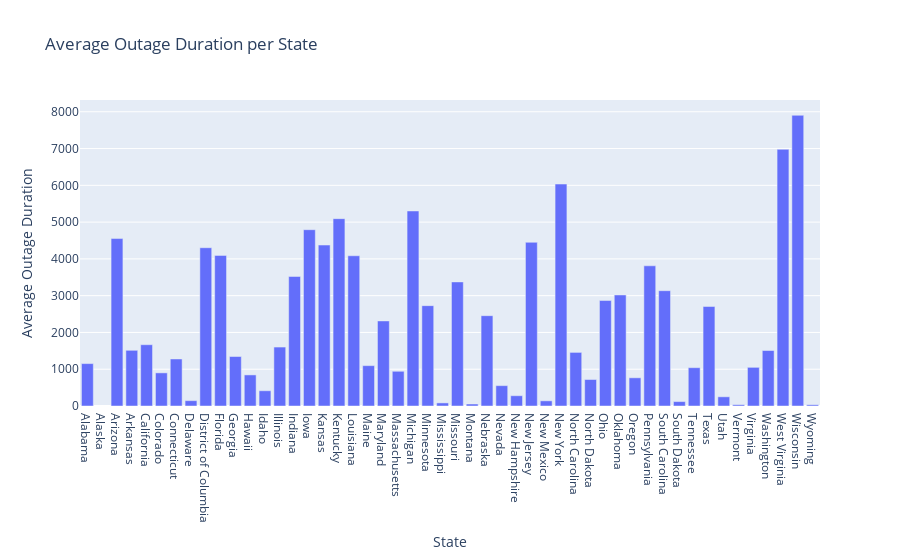

The code cell stored with this chart in its notebook:
### Markdown cell above
# Average Outage Duration per State
In this section, we’re interested in understanding how the duration of power outages varies across different states. To do this, we first calculate the average outage duration for each state using the groupby function in pandas. This gives us a new DataFrame, avg_outage_duration, where each row corresponds to a state and the ‘OUTAGE.DURATION’ column contains the average outage duration for that state.

Next, we create a bar plot using Plotly Express (px.bar). The x-axis of the plot represents the different states, and the y-axis represents the average outage duration. Each bar in the plot corresponds to a state. The height of the bar represents the average outage duration for that state.

By visualizing the data in this way, we can easily compare the average outage duration across different states.

### Code cell
# Calculate the average outage duration per state
avg_outage_duration = outage_cleaned.groupby('U.S._STATE')['OUTAGE.DURATION'].mean().reset_index()

# Create a bar plot
fig = px.bar(avg_outage_duration, x='U.S._STATE', y='OUTAGE.DURATION',
             labels={'U.S._STATE':'State', 'OUTAGE.DURATION':'Average Outage Duration'},
             title='Average Outage Duration per State')

# Show the plot
fig.show()
fig.write_html(r'Assets\avg_outage_duration.html', include_plotlyjs='cdn')

### Figure 1 — Plotly figure (JSON) as saved in the notebook; plotly's stock layout.template omitted (floating-point values rounded to 4 significant figures)
{"data": [{"alignmentgroup": "True", "hovertemplate": "State=%{x}<br>Average Outage Duration=%{y}<extra></extra>", "legendgroup": "", "marker": {"color": "#636efa", "pattern": {"shape": ""}}, "name": "", "offsetgroup": "", "orientation": "v", "showlegend": false, "textposition": "auto", "type": "bar", "x": ["Alabama", "Alaska", "Arizona", "Arkansas", "California", "Colorado", "Connecticut", "Delaware", "District of Columbia", "Florida", "Georgia", "Hawaii", "Idaho", "Illinois", "Indiana", "Iowa", "Kansas", "Kentucky", "Louisiana", "Maine", "Maryland", "Massachusetts", "Michigan", "Minnesota", "Mississippi", "Missouri", "Montana", "Nebraska", "Nevada", "New Hampshire", "New Jersey", "New Mexico", "New York", "North Carolina", "North Dakota", "Ohio", "Oklahoma", "Oregon", "Pennsylvania", "South Carolina", "South Dakota", "Tennessee", "Texas", "Utah", "Vermont", "Virginia", "Washington", "West Virginia", "Wisconsin", "Wyoming"], "xaxis": "x", "y": [1153.0, null, 4553.0, 1514.0, 1666.0, 901.1, 1279.0, 144.9, 4304.0, 4095.0, 1345.0, 845.4, 414.6, 1602.0, 3522.0, 4794.0, 4376.0, 5094.0, 4085.0, 1097.0, 2313.0, 944.2, 5303.0, 2728.0, 84, 3374.0, 54, 2456.0, 553.3, 279.6, 4451.0, 140.4, 6035.0, 1457.0, 720, 2868.0, 3019.0, 766.7, 3812.0, 3135, 120, 1042.0, 2705.0, 250.2, 35.44, 1051.0, 1508.0, 6979, 7904.0, 33.33], "yaxis": "y"}], "layout": {"barmode": "relative", "legend": {"tracegroupgap": 0}, "title": {"text": "Average Outage Duration per State"}, "xaxis": {"anchor": "y", "domain": [0, 1], "title": {"text": "State"}}, "yaxis": {"anchor": "x", "domain": [0, 1], "title": {"text": "Average Outage Duration"}}}}
